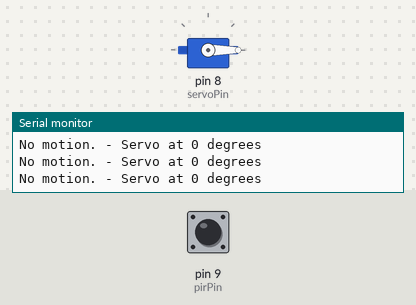
A sketch run on a simulated Arduino Uno, built with avr-gcc and run on an emulated ATmega328P. Parts: servo, the last lines printed to the serial monitor. Inputs (shaded band) come from the test bench; at power-on: pin 9 (pirPin) LOW.

Above: at 1.2 s.
1.3 s: pin 9 (pirPin) driven HIGH
At 1.8 s:
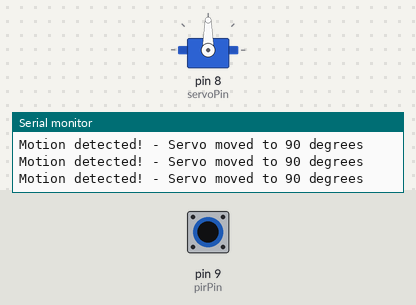
2.8 s: pin 9 (pirPin) driven LOW
At 4.2 s:
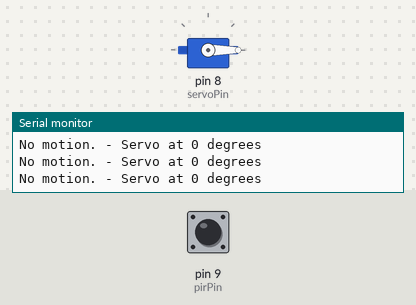
5.8 s: pin 9 (pirPin) pulsed HIGH 2 times (0.12 s each, 0.3 s apart)
At 6.03 s:
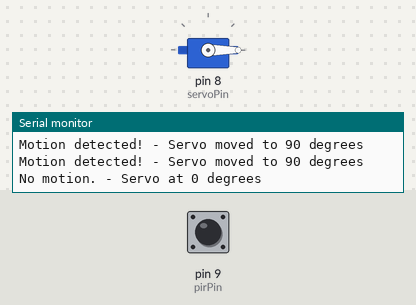
9.4 s: pin 9 (pirPin) pulsed HIGH 5 times (0.12 s each, 0.3 s apart)
At 11.0 s:
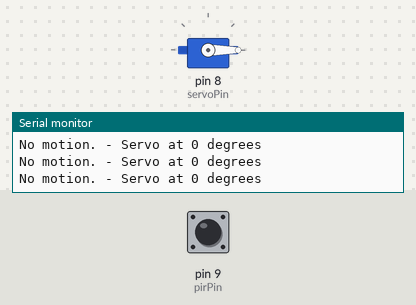
Timing chart, 0 to 12.5 s (numbered marks = the images above; inputs shaded):
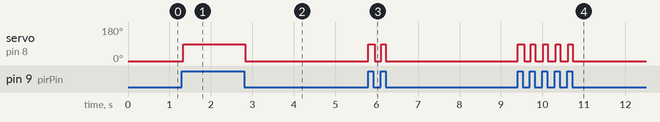

The sketch:

servo__move_pir_test.ino
```cpp
#include <Servo.h>

const int pirPin = 9;
const int servoPin = 8;

Servo myservo;

int motion;

void setup() {
  myservo.attach(servoPin);

  pinMode(pirPin, INPUT);

  Serial.begin(9600);
  Serial.println("PIR Test Servo");

  // Servo at the 0 position
  myservo.write(0);
}

void loop() {
  // Read the state of the PIR sensor
  motion = digitalRead(pirPin);

  if (motion == HIGH) {
    // If motion detected, move the servo to 90
    myservo.write(90);
    Serial.println("Motion detected! - Servo moved to 90 degrees");
    // Wait for a second to hold the position
    delay(10);
  } else {
    // If no motion is detected, move the servo back to the 0-degree position
    myservo.write(0);
    Serial.println("No motion. - Servo at 0 degrees");
  }

  // A small delay to prevent rapid, unnecessary readings
  delay(10);
}
```

Measured:
- after the input at 1.3 s, servo on pin 8 (servoPin): 0° → 90° at once
- after the input at 2.8 s, servo on pin 8 (servoPin): 90° → 0° at once
- after the input at 5.8 s, servo on pin 8 (servoPin): alternates 90° for 0.13 s and 0° for 0.16 s, 4 changes in all, then stays 0°, starting at once
- after the input at 9.4 s, servo on pin 8 (servoPin): alternates 90° for 0.11 s and 0° for 0.20 s, 10 changes in all, then stays 0°, starting at once
